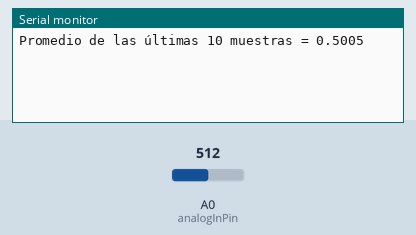
Recording of a sketch running on a simulated Arduino Uno, built with avr-gcc and run on an emulated ATmega328P. On the bench: the last lines printed to the serial monitor. Inputs (shaded band) come from the test bench; at power-on: A0 (analogInPin) = 512.

Above: at 1.2 s.
1.3 s: A0 (analogInPin) set to 716
At 2.3 s:
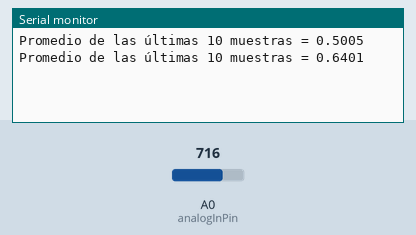
2.8 s: A0 (analogInPin) set to 900
At 3.7 s:
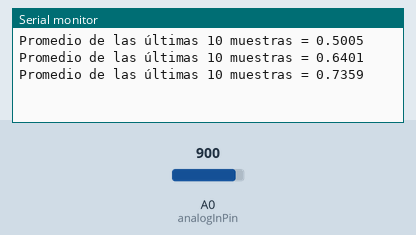
Timing chart, 0 to 5.8 s (numbered marks = the images above; inputs shaded):
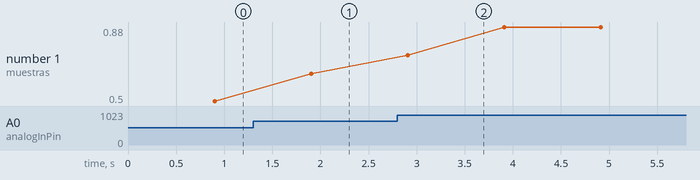

The sketch:

prueba_A0.ino
```cpp
const int analogInPin = A0;  // ESP8266 Analog Pin ADC0 = A0
const int numSamples = 10;  // Número de muestras para promediar (declarado como constante)
int sensorValue = 0;
float voltage = 0.0;

int sampleIndex = 0;  // Índice de la muestra actual
float sensorSum = 0;  // Suma de las lecturas para calcular el promedio

void setup() {
  Serial.begin(115200);
}

void loop() {
  // Leer la muestra del sensor
  sensorValue = analogRead(analogInPin);
  // Convertir el valor promedio a voltaje (rango de entrada 0V - 1V)
  voltage = (sensorValue / 1023.0) * 1.0;
  // Acumular el valor en la suma
  sensorSum += voltage;;


  // Incrementar el índice, reiniciando si excede el número de muestras
  sampleIndex++;
  if (sampleIndex >= numSamples) {

    // Calcular el promedio de las últimas 10 muestras
    float averageSensorValue = sensorSum / numSamples;

    // Imprimir solo el promedio de las últimas 10 muestras
    Serial.print("Promedio de las últimas 10 muestras = ");
    Serial.print(averageSensorValue, 4);
    Serial.print("\n");

    sampleIndex = 0;
    sensorSum = 0;

  }


  delay(100);
}


/*
Offset 1.65V. El rango de [-1000mV, 1000mV] del sensor deberia mapearse entre
aproximadamente [0.65V, 2.65V]. Dado que el ESP8266 mide de 0 a 1V, el divisor
resistivo debe ajustar la señal para que los extremos del rango se ubiqen dentro del
margen de lectura.

Señal de entrada con el offset de 1.65 V ya está mapeada en el rango de 0 a 1 V por
el divisor resistivo. La conversión a ORP entonces se realizaría centrando el valor
de 0.5 V (aproximadamente) en 0 mV.

Verificación del divisor resistivo:  el divisor reduce la señal correctamente de
0.65-2.65 V a 0-1 V. Si no, el rango puede estar sesgado, y los valores de conversión
no serán precisos.

Ruido: la alta ganancia aplicada a la señal puede amplificar el ruido. Implementar
un filtro (por ejemplo, un filtro de media móvil o de paso bajo) en la lectura para
reducir las variaciones.


  sensorValue = analogRead(analogInPin);
  Serial.print("sensor = ");
  Serial.print(sensorValue);
  Serial.print("\n");

  // Convertir valor a voltaje (rango de entrada 0V - 1V)
  voltage = (sensorValue / 1023.0) * 1.0;
  Serial.print("rango 0V,1V = ");
  Serial.print(voltage, 4);
  Serial.print("\n");


  // Convertir voltaje a rango de ORP (mV) ([0V, 1V] -> [-1000mV, 1000mV]])
  orpValue = ((voltage - 0.65) *1000* 0.100/0.270);
  Serial.print("rango -1000mV,1000mV = ");
  Serial.print(orpValue);
  Serial.print("\n\n\n");


*/
```

Measured:
- after the input at 1.3 s, the serial monitor: prints a new line after 0.60 s (image 1)
- after the input at 2.8 s, the serial monitor: prints a new line after 0.11 s (image 2)
- plotted number 1: 0.5 → 0.64 after the input at 1.3 s, 0.64 → 0.88 after the input at 2.8 s
